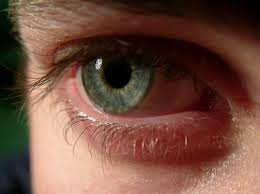
//> input picture markerTracker/build/yp.jpeg, 260 x 194 px
$ ./hola build/yp.jpeg   (built with g++ and OpenCV 4)
//> lines starting //> are read from the running program, lines starting //| are printed output that depends on the picture; after the words box and inside, x2 and y2 are one past the last pixel; in counts of white or black regions, pixels touching at a corner belong together
#include "opencv2/highgui/highgui.hpp"
#include "opencv2/imgproc/imgproc.hpp"
#include <iostream>
#include <stdio.h>
#include <stdlib.h>

using namespace cv;
using namespace std;

Mat src; Mat src_gray;
int thresh = 100;
int max_thresh = 255;
RNG rng(12345);

/// Function header
void thresh_callback(int, void* );

/** @function main */
int main( int argc, char** argv )
{
  /// Load source image and convert it to gray
  src = imread( argv[1], 1 );
//> src is the input picture: 194 rows x 260 cols, CV_8UC3; mean B, G, R 62.7, 76.7, 113

  /// Convert image to gray and blur it
  cvtColor( src, src_gray, CV_BGR2GRAY );
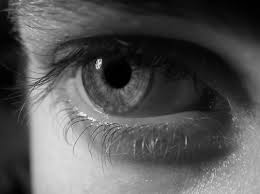
//> src_gray: 194 rows x 260 cols, CV_8UC1; min 0, max 240, mean 86
  blur( src_gray, src_gray, Size(3,3) );

  /// Create Window
  char* source_window = "Source";
  namedWindow( source_window, CV_WINDOW_AUTOSIZE );
  imshow( source_window, src );

  createTrackbar( " Threshold:", "Source", &thresh, max_thresh, thresh_callback );
  thresh_callback( 0, 0 );

  waitKey(0);
  return(0);
}

/** @function thresh_callback */
void thresh_callback(int, void* )
{
  Mat threshold_output;
  vector<vector<Point> > contours;
  vector<Vec4i> hierarchy;

  /// Detect edges using Threshold
  threshold( src_gray, threshold_output, thresh, 255, THRESH_BINARY );
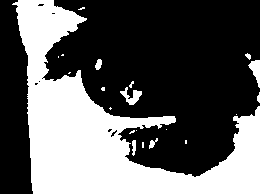
//> threshold_output: 194 rows x 260 cols, CV_8UC1; 37.3% white; 21 white regions (13 under 20 px)
  /// Find contours
  findContours( threshold_output, contours, hierarchy, CV_RETR_TREE, CV_CHAIN_APPROX_SIMPLE, Point(0, 0) );
//> contours = 28 contours, 21 with area under 20; largest, box (x1, y1, x2, y2) and area: (12, 0, 260, 194) 17632, (248, 60, 260, 88) 142, (120, 87, 142, 105) 140, (95, 59, 102, 70) 42, (132, 140, 136, 156) 34, (149, 138, 158, 149) 30, (110, 129, 118, 138) 23

  /// Approximate contours to polygons + get bounding rects and circles
  vector<vector<Point> > contours_poly( contours.size() );
//> contours_poly = 28 empty contours
  vector<Rect> boundRect( contours.size() );
  vector<Point2f>center( contours.size() );
  vector<float>radius( contours.size() );

  for( int i = 0; i < contours.size(); i++ )
     { approxPolyDP( Mat(contours[i]), contours_poly[i], 3, true );
       boundRect[i] = boundingRect( Mat(contours_poly[i]) );
       minEnclosingCircle( (Mat)contours_poly[i], center[i], radius[i] );
     }
//> this loop made 28 passes


  /// Draw polygonal contour + bonding rects + circles
  Mat drawing = Mat::zeros( threshold_output.size(), CV_8UC3 );
  for( int i = 0; i< contours.size(); i++ )
     {
       Scalar color = Scalar( rng.uniform(0, 255), rng.uniform(0,255), rng.uniform(0,255) );
       drawContours( drawing, contours_poly, i, color, 1, 8, vector<Vec4i>(), 0, Point() );
       rectangle( drawing, boundRect[i].tl(), boundRect[i].br(), color, 2, 8, 0 );
       circle( drawing, center[i], (int)radius[i], color, 2, 8, 0 );
     }
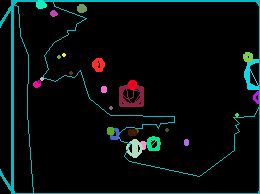
//> drawing: 194 rows x 260 cols, CV_8UC3; mean B, G, R 13.8, 13.4, 5.1

  /// Show in a window
  namedWindow( "Contours", CV_WINDOW_AUTOSIZE );
  imshow( "Contours", drawing );
}
